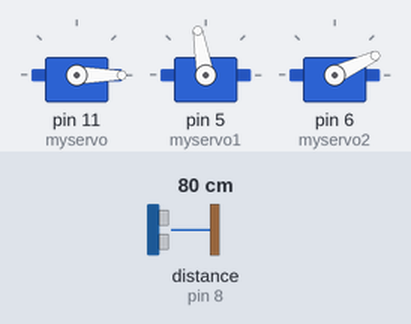
Recording of a sketch running on a simulated Arduino Uno, built with avr-gcc and run on an emulated ATmega328P. Shown: 3 × servo. The test bench sets the inputs (shaded band); at power-on: distance to the obstacle (sensor on pin 8) 80 cm. The echo pulse lasts 58.3 µs per cm.

Above: at 1.2 s.
1.3 s: distance to the obstacle (sensor on pin 8) set to 12 cm
2.8 s: distance to the obstacle (sensor on pin 8) set to 9 cm
At 3.29 s:
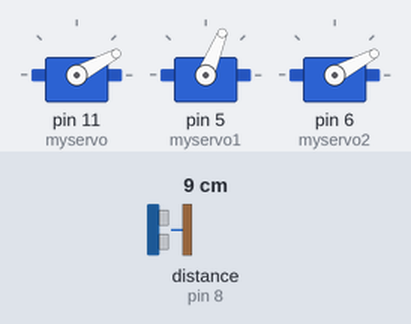
At 4.55 s:
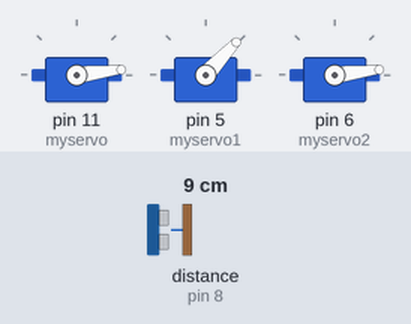
Timing chart, 0 to 11.8 s (numbered marks = the images above; inputs shaded):
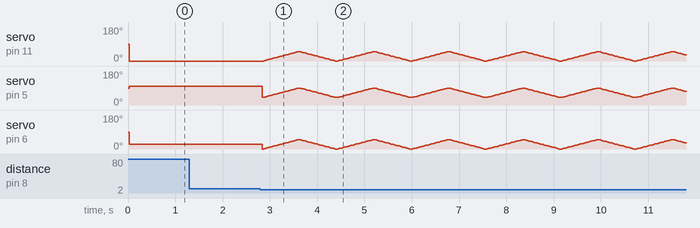

The sketch:

face3-mouth.ino
```cpp
//reference-SR04_UltrasonicSensor:
//www.elegoo.com
//2016.12.08

//reference- Servo:
// by BARRAGAN <http://barraganstudio.com>
// https://www.arduino.cc/en/Tutorial/LibraryExamples/Sweep

#include <Servo.h>
#include "SR04.h"

#define TRIG_PIN 8
#define ECHO_PIN 9

Servo myservo;
Servo myservo1;
Servo myservo2;

SR04 sr04 = SR04(ECHO_PIN,TRIG_PIN);

long a;

int pos = 90;
int pos1 = 0;
int pos2 = 0;

void setup() {
  myservo.attach(11);  //mouth
    myservo1.attach(5);//top
     myservo2.attach(6);  //button
}

void loop() {
   a=sr04.Distance();
    if(a<=10){
  for (pos = 0; pos <= 50; pos += 1) {
    myservo.write(pos); //mouth
    myservo1.write(pos+40); //top
    myservo2.write(pos); //button
    delay(15);
  }

  for (pos = 50; pos >= 0; pos -= 1) {
    myservo.write(pos);
    myservo1.write(pos+40);
    myservo2.write(pos);
    delay(15);
  }
}else {
  pos=0;
  pos1=0;
   myservo.write(0);
  // delay(15);
          myservo1.write(100);
        //  delay(15);
             myservo2.write(25);
          delay(15);
}
}
```

Measured:
- the behaviour switches between 11 and 10 cm on distance to the obstacle (sensor on pin 8) (found by bisection; images 0 and 1)
- after the input at 1.3 s, every drawn part: stays the same
